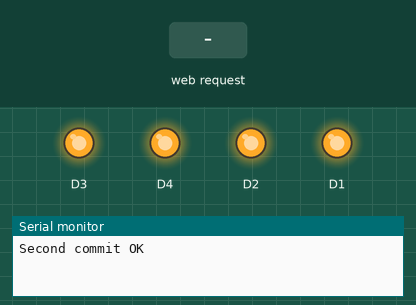
The program below on a simulated ESP8266 (NodeMCU). Parts: output pins drawn as LEDs (lit = HIGH), the last lines printed to the serial monitor. The inputs (shaded band) are chosen by the test bench. WiFi joins after 1.5 s; servers stay silent unless stated; EEPROM starts erased.

Above: at 1.2 s.
1.3 s: HTTP request GET /set?den1=1 received
At 2.0 s:
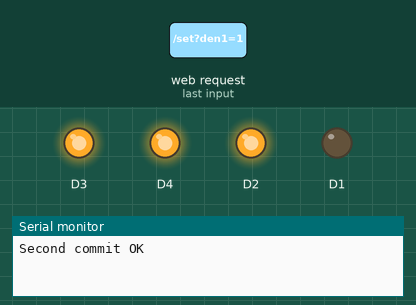
2.8 s: HTTP request GET /set?den2=1 received
At 3.1 s:
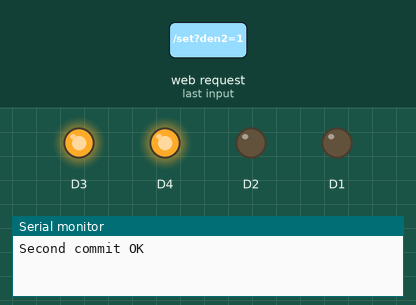
4.3 s: HTTP request GET /set?den1=0 received
At 5.5 s:
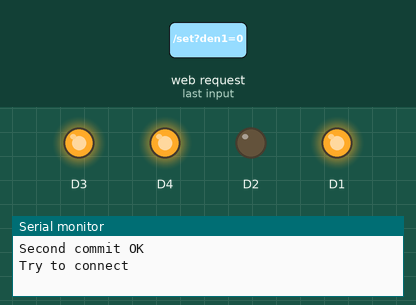
5.8 s: HTTP request GET /set?den3=1 received
At 6.6 s:
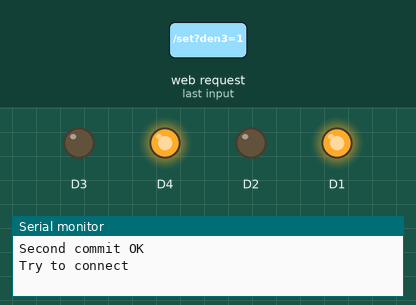
7.3 s: HTTP request GET /set?den2=0 received
At 7.7 s:
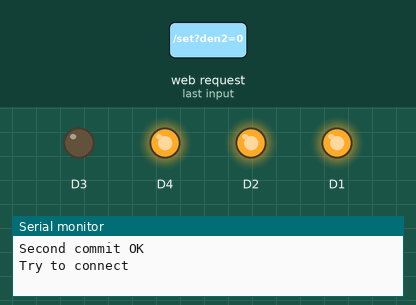
8.8 s: HTTP request GET /set?den1=1&den2=1&den3=1 received
At 10.1 s:
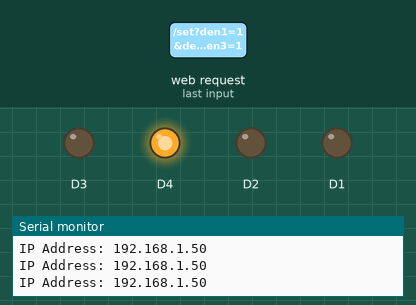
Timing chart, 0 to 11.3 s (numbered marks = the images above; inputs shaded):
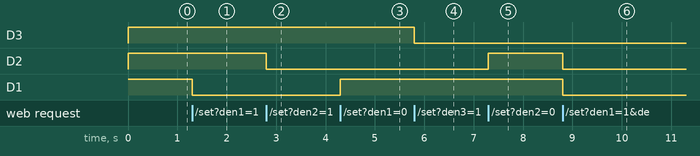

The program:

main.cpp
```cpp
#include <Arduino.h>
#include <ESP8266WiFi.h>
#include <ESPAsyncTCP.h>
#include <ESPAsyncWebServer.h>
#include <ESP_EEPROM.h>

AsyncWebServer server(80);

const char *ssid = "Nhax";
const char *password = "0986177993010605";

int countdown = 10;

struct MyEEPROMStruct {
    bool L1;
    bool L2;
    bool L3;
    bool L4;
    char DeviceName[13];
} deviceInfo;

void notFound(AsyncWebServerRequest *request)
{
    request->send(404, "text/plain", "Not found");
}
void deviceInfoAndStatus(AsyncWebServerRequest *request)
{
    request->send(200, "application/json",
            "{\"device_name\":\"" +String(deviceInfo.DeviceName)+"\","
            +"\"device_status\":{"
            +"\"den1\":\""+deviceInfo.L1+"\","
            +"\"den2\":\""+deviceInfo.L2+"\","
            +"\"den3\":\""+deviceInfo.L3+"\","
            +"\"den4\":\""+deviceInfo.L4+"\""
            + "}}");
}
void setPinState()
{
    /**
     * Turn on relay when HIGH
     * Turn off relay when LOW
     */
    digitalWrite(D1,!deviceInfo.L1);
    digitalWrite(D2,!deviceInfo.L2);
    digitalWrite(D3,!deviceInfo.L3);
    digitalWrite(D4,!deviceInfo.L4);
}
void saveState(){
    EEPROM.begin(sizeof(MyEEPROMStruct));
    EEPROM.put(0, deviceInfo);
    boolean ok2 = EEPROM.commitReset();
    Serial.println((ok2) ? "Second commit OK" : "Commit failed");
}
void setup()
{
    /**
     * Config serial, wifi and pin mode
     */
    Serial.begin(115200);
    WiFi.mode(WIFI_STA);
    pinMode(D1,OUTPUT);
    pinMode(D2,OUTPUT);
    pinMode(D3,OUTPUT);
    pinMode(D4,OUTPUT);
    setPinState();
    /**
     * Set default device info
     */
    deviceInfo.L1 = LOW;
    deviceInfo.L2 = LOW;
    deviceInfo.L3 = LOW;
    deviceInfo.L4 = LOW;
    char tmp[]="phongkhach"; //maximum 12 character
    std::copy(std::begin(tmp), std::end(tmp), std::begin(deviceInfo.DeviceName));
    saveState();
    /**
     * Async webserver
     */

    // Get device info and status
    server.on("/", HTTP_GET, deviceInfoAndStatus);

    // Send a GET request to <IP>/get?message=<message>
    server.on("/set", HTTP_GET, [](AsyncWebServerRequest *request) {
        if (request->hasParam("den1"))
        {
            deviceInfo.L1 = request->getParam("den1")->value()=="1"?1:0;
        }
        if (request->hasParam("den2"))
        {
            deviceInfo.L2 = request->getParam("den2")->value()=="1"?1:0;
        }
        if (request->hasParam("den3"))
        {
            deviceInfo.L3 = request->getParam("den3")->value()=="1"?1:0;
        }
        if (request->hasParam("den4"))
        {
            deviceInfo.L4 = request->getParam("den4")->value()=="1"?1:0;
        }
        setPinState();
        deviceInfoAndStatus(request);
    });

    server.onNotFound(notFound);

    server.begin();
}

void loop()
{
    if (WiFi.waitForConnectResult() != WL_CONNECTED)
    {
        countdown = 10;
        delay(5000);
        Serial.println("Try to connect");
        WiFi.begin(ssid, password);
        delay(5000);
    }
    if (WiFi.waitForConnectResult() == WL_CONNECTED && countdown>0)
    {
        Serial.print("IP Address: ");
        Serial.println(WiFi.localIP().toString());
        countdown--;
    }
}
```

Measured:
- after the input at 1.3 s, D1: HIGH → LOW at once
- after the input at 2.8 s, D2: HIGH → LOW at once
- after the input at 4.3 s, D1: LOW → HIGH at once
- after the input at 5.8 s, D3: HIGH → LOW at once
- after the input at 7.3 s, D2: LOW → HIGH at once
- after the input at 8.8 s, D2, D1: HIGH → LOW at once
